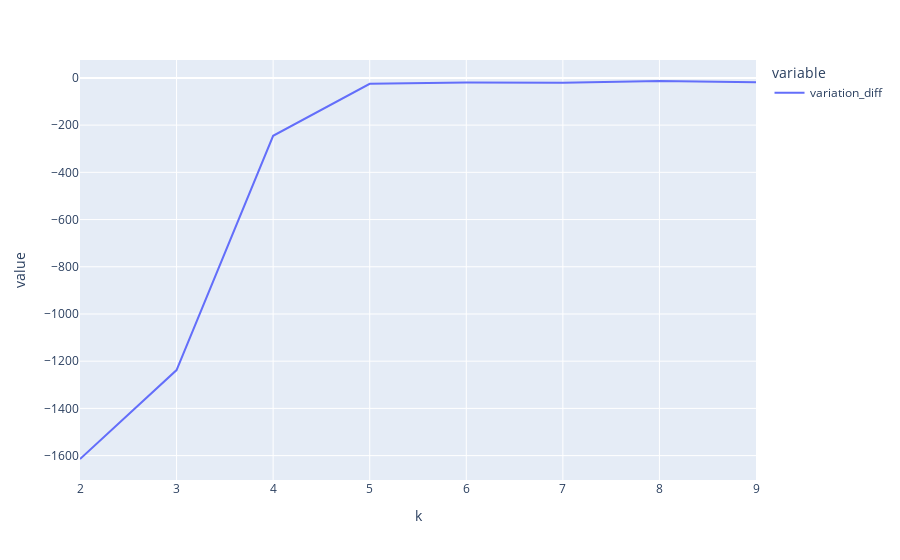

The code cell stored with this chart in its notebook:
### Code cell
px.line(variation_df[1:], x='k',y=['variation_diff'])

### Figure 1 — Plotly figure (JSON) as saved in the notebook; plotly's stock layout.template omitted (floating-point values rounded to 4 significant figures)
{"data": [{"hovertemplate": "variable=variation_diff<br>k=%{x}<br>value=%{y}<extra></extra>", "legendgroup": "variation_diff", "line": {"color": "#636efa", "dash": "solid"}, "mode": "lines", "name": "variation_diff", "orientation": "v", "showlegend": true, "type": "scatter", "x": [2, 3, 4, 5, 6, 7, 8, 9], "xaxis": "x", "y": [-1614.0, -1238.0, -245.2, -24.98, -19.07, -20.46, -13.12, -18.27], "yaxis": "y"}], "layout": {"autosize": true, "legend": {"title": {"text": "variable"}, "tracegroupgap": 0}, "margin": {"t": 60}, "xaxis": {"anchor": "y", "autorange": true, "domain": [0, 1], "range": [2, 9], "title": {"text": "k"}, "type": "linear"}, "yaxis": {"anchor": "x", "autorange": true, "domain": [0, 1], "range": [-1703.0, 75.83], "title": {"text": "value"}, "type": "linear"}}}
